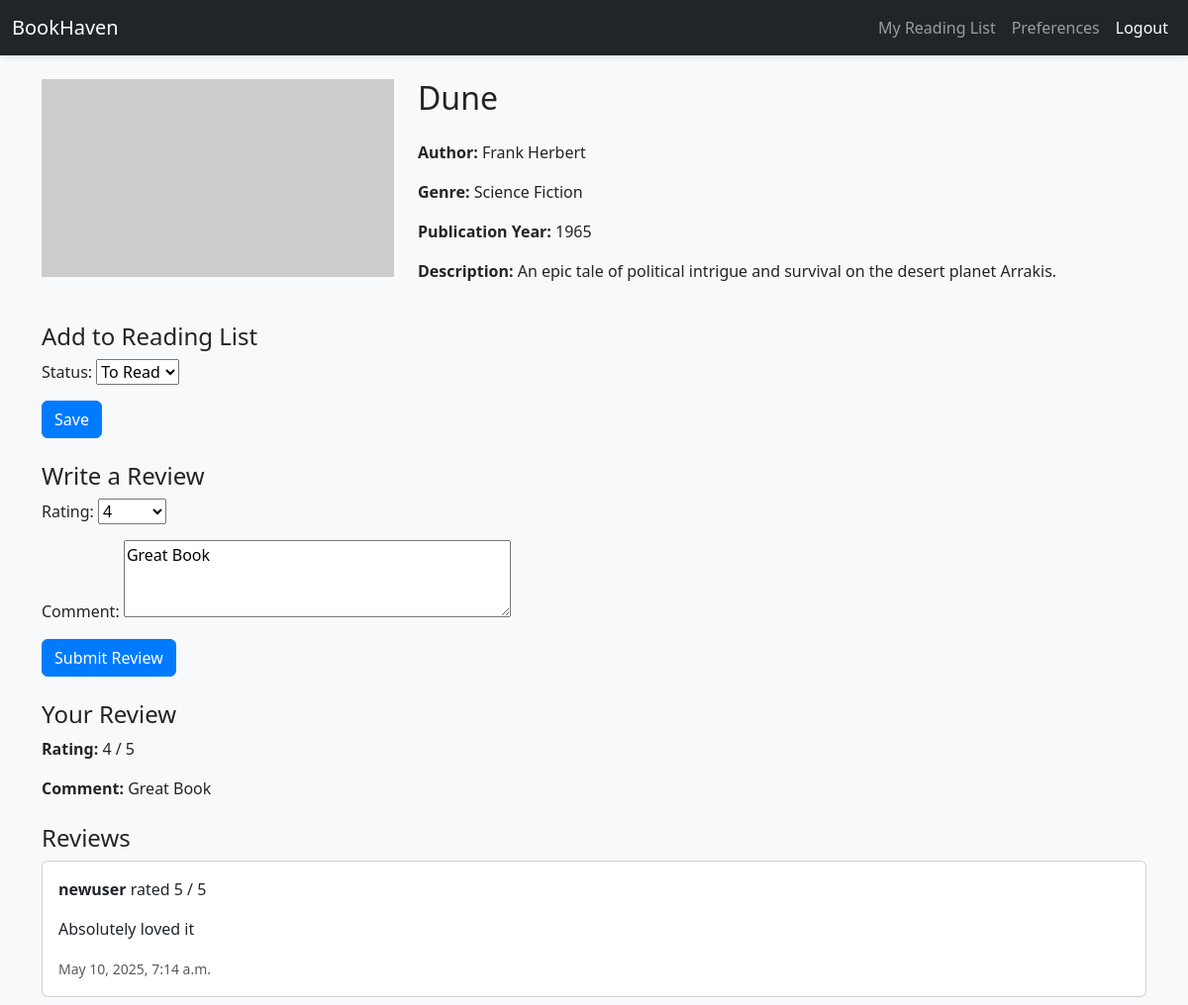
Screenshot of /book/2/ (signed in) with the database file from the repository.
### core/models.py (models this page shows, shortened)
class Book(models.Model):
    title = models.CharField(max_length=200)
    author = models.CharField(max_length=100)
    genre = models.CharField(max_length=50)
    publication_year = models.IntegerField()
    isbn = models.CharField(max_length=13, unique=True)
    description = models.TextField(blank=True)
    image_url = models.URLField(blank=True, null=True)  # Add image URL field

class ReadingList(models.Model):
    user = models.ForeignKey(User, on_delete=models.CASCADE)
    book = models.ForeignKey(Book, on_delete=models.CASCADE)
    status = models.CharField(max_length=20, choices=[
        ('to_read', 'To Read'),
        ('reading', 'Reading'),
        ('read', 'Read')
    ])
    added_date = models.DateTimeField(auto_now_add=True)
    class Meta:
        unique_together = ('user', 'book')

class Review(models.Model):
    user = models.ForeignKey(User, on_delete=models.CASCADE)
    book = models.ForeignKey(Book, on_delete=models.CASCADE)
    rating = models.IntegerField(choices=[(i, i) for i in range(1, 6)])
    comment = models.TextField(blank=True)
    created_at = models.DateTimeField(auto_now_add=True)
    class Meta:
        unique_together = ('user', 'book')

### core/views.py (the view)
# urls.py: path('book/<int:book_id>/', views.book_detail, name='book_detail'),
@login_required
def book_detail(request, book_id):
    book = get_object_or_404(Book, id=book_id)
    reading_list_entry = None
    user_review = None
    if request.user.is_authenticated:
        reading_list_entry = ReadingList.objects.filter(user=request.user, book=book).first()
        user_review = Review.objects.filter(user=request.user, book=book).first()
    if request.method == 'POST':
        if 'reading_list' in request.POST:
            reading_form = ReadingListForm(request.POST, instance=reading_list_entry)
            if reading_form.is_valid():
                reading_entry = reading_form.save(commit=False)
                reading_entry.user = request.user
                reading_entry.book = book
                reading_entry.save()
                messages.success(request, f'"{book.title}" updated in your reading list.')
                return redirect('book_detail', book_id=book.id)
            else:
                messages.error(request, 'Please select a valid status.')
        elif 'review' in request.POST:
            review_form = ReviewForm(request.POST, instance=user_review)
            if review_form.is_valid():
                review = review_form.save(commit=False)
                review.user = request.user
                review.book = book
                review.save()
                messages.success(request, 'Your review has been submitted!')
                return redirect('book_detail', book_id=book.id)
            else:
                messages.error(request, 'Please provide a valid rating.')
    else:
        reading_form = ReadingListForm(instance=reading_list_entry)
        review_form = ReviewForm(instance=user_review)
    reviews = Review.objects.filter(book=book).exclude(user=request.user)
    return render(request, 'book_detail.html', {
        'book': book,
        'reading_form': reading_form,
        'review_form': review_form,
        'reading_list_entry': reading_list_entry,
        'user_review': user_review,
        'reviews': reviews,
    })

### core/forms.py
class ReadingListForm(forms.ModelForm):
    class Meta:
        model = ReadingList
        fields = ['status']
        widgets = {
            'status': forms.Select(choices=[
                ('to_read', 'To Read'),
                ('reading', 'Reading'),
                ('read', 'Read'),
            ]),
        }

class ReviewForm(forms.ModelForm):
    class Meta:
        model = Review
        fields = ['rating', 'comment']
        widgets = {
            'rating': forms.Select(choices=[(i, i) for i in range(1, 6)]),
            'comment': forms.Textarea(attrs={'rows': 3, 'placeholder': 'Write your review here...'}),
        }

### templates/book_detail.html (shortened to what this page needs)
{% extends 'base.html' %}
{% block content %}
    <div class="row">
        <div class="col-md-4">
            {% if book.image_url %}
                <img src="{{ book.image_url }}" class="img-fluid book-image" alt="{{ book.title }}">
            {% endif %}
        </div>
        <div class="col-md-8">
            <h2 class="mb-4">{{ book.title }}</h2>
            <p><strong>Author:</strong> {{ book.author }}</p>
            <p><strong>Genre:</strong> {{ book.genre }}</p>
            <p><strong>Publication Year:</strong> {{ book.publication_year }}</p>
            <p><strong>Description:</strong> {{ book.description }}</p>
        </div>
    </div>
    {% if user.is_authenticated %}
        <h4 class="mt-4">Add to Reading List</h4>
        <form method="post" class="mb-4">
            {{ reading_form.as_p }}
            <button type="submit" class="btn btn-primary">Save</button>
        </form>
        <h4>Write a Review</h4>
        <form method="post" class="mb-4">
            {{ review_form.as_p }}
            <button type="submit" class="btn btn-primary">Submit Review</button>
        </form>
        {% if user_review %}
            <h4>Your Review</h4>
            <p><strong>Rating:</strong> {{ user_review.rating }} / 5</p>
            <p><strong>Comment:</strong> {{ user_review.comment }}</p>
        {% endif %}
    {% endif %}
    <h4 class="mt-4">Reviews</h4>
    {% for review in reviews %}
        <div class="card mb-2">
            <div class="card-body">
                <p><strong>{{ review.user.username }}</strong> rated {{ review.rating }} / 5</p>
                <p>{{ review.comment }}</p>
                <small class="text-muted">{{ review.created_at }}</small>
            </div>
        </div>
    {% empty %}
        <p>No reviews yet.</p>
    {% endfor %}
{% endblock %}

### static/css/custom.css (style rules this page uses)
body { background-color: #f8f9fa; }
.card { transition: transform 0.2s; }
.book-image { width: 100%; height: 200px; object-fit: cover; }
.btn-primary { background-color: #007bff; border-color: #007bff; }

### rows the page displays
Book: title "Dune", author "Frank Herbert", genre "Science Fiction", publication_year "1965", description "An epic tale of political intrigue and survival on the desert planet Arrakis."
ReadingList: status "To Read"
Review: rating "4", comment "Great Book"
Review: user.username "newuser", rating "5", comment "Absolutely loved it", created_at "May 10, 2025, 7:14 a.m."
